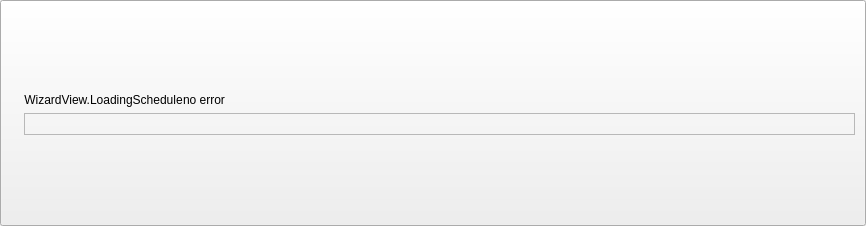
<?xml version="1.0" encoding="UTF-8"?>
<ui version="4.0">
 <class>PLSWizardInfoView</class>
 <widget class="QPushButton" name="PLSWizardInfoView">
  <property name="geometry">
   <rect>
    <x>0</x>
    <y>0</y>
    <width>866</width>
    <height>226</height>
   </rect>
  </property>
  <property name="windowTitle">
   <string>Frame</string>
  </property>
  <layout class="QHBoxLayout" name="horizontalLayout_2">
   <item>
    <widget class="QLabel" name="iconLabel">
     <property name="sizePolicy">
      <sizepolicy hsizetype="Maximum" vsizetype="Maximum">
       <horstretch>0</horstretch>
       <verstretch>0</verstretch>
      </sizepolicy>
     </property>
     <property name="text">
      <string/>
     </property>
    </widget>
   </item>
   <item alignment="Qt::AlignVCenter">
    <widget class="QFrame" name="contentFrame">
     <layout class="QVBoxLayout" name="verticalLayout">
      <property name="spacing">
       <number>3</number>
      </property>
      <property name="leftMargin">
       <number>0</number>
      </property>
      <property name="topMargin">
       <number>0</number>
      </property>
      <property name="rightMargin">
       <number>0</number>
      </property>
      <property name="bottomMargin">
       <number>0</number>
      </property>
      <item>
       <layout class="QHBoxLayout" name="horizontalLayout_3">
        <property name="spacing">
         <number>0</number>
        </property>
        <property name="topMargin">
         <number>0</number>
        </property>
        <property name="bottomMargin">
         <number>0</number>
        </property>
        <item>
         <widget class="QLabel" name="loading">
          <property name="sizePolicy">
           <sizepolicy hsizetype="Fixed" vsizetype="Fixed">
            <horstretch>0</horstretch>
            <verstretch>0</verstretch>
           </sizepolicy>
          </property>
          <property name="text">
           <string>WizardView.LoadingSchedule</string>
          </property>
          <property name="alignment">
           <set>Qt::AlignCenter</set>
          </property>
         </widget>
        </item>
        <item alignment="Qt::AlignLeft">
         <widget class="QLabel" name="infoLabel">
          <property name="sizePolicy">
           <sizepolicy hsizetype="Expanding" vsizetype="Preferred">
            <horstretch>0</horstretch>
            <verstretch>0</verstretch>
           </sizepolicy>
          </property>
          <property name="text">
           <string>no error</string>
          </property>
          <property name="scaledContents">
           <bool>false</bool>
          </property>
          <property name="wordWrap">
           <bool>true</bool>
          </property>
         </widget>
        </item>
        <item>
         <spacer name="horizontalSpacer_2">
          <property name="orientation">
           <enum>Qt::Horizontal</enum>
          </property>
          <property name="sizeHint" stdset="0">
           <size>
            <width>40</width>
            <height>20</height>
           </size>
          </property>
         </spacer>
        </item>
       </layout>
      </item>
      <item>
       <widget class="QFrame" name="infoFrame">
        <property name="sizePolicy">
         <sizepolicy hsizetype="Expanding" vsizetype="Preferred">
          <horstretch>0</horstretch>
          <verstretch>0</verstretch>
         </sizepolicy>
        </property>
        <property name="frameShape">
         <enum>QFrame::StyledPanel</enum>
        </property>
        <property name="frameShadow">
         <enum>QFrame::Raised</enum>
        </property>
        <layout class="QHBoxLayout" name="horizontalLayout">
         <property name="spacing">
          <number>8</number>
         </property>
         <property name="leftMargin">
          <number>0</number>
         </property>
         <property name="topMargin">
          <number>0</number>
         </property>
         <property name="rightMargin">
          <number>0</number>
         </property>
         <property name="bottomMargin">
          <number>0</number>
         </property>
         <item>
          <widget class="QLabel" name="timeLabel">
           <property name="text">
            <string/>
           </property>
          </widget>
         </item>
         <item>
          <widget class="QLabel" name="pointLabel">
           <property name="text">
            <string/>
           </property>
          </widget>
         </item>
         <item>
          <widget class="QLabel" name="tipLabel">
           <property name="text">
            <string/>
           </property>
          </widget>
         </item>
         <item>
          <spacer name="horizontalSpacer">
           <property name="orientation">
            <enum>Qt::Horizontal</enum>
           </property>
           <property name="sizeHint" stdset="0">
            <size>
             <width>40</width>
             <height>20</height>
            </size>
           </property>
          </spacer>
         </item>
        </layout>
       </widget>
      </item>
     </layout>
    </widget>
   </item>
  </layout>
 </widget>
 <resources/>
 <connections/>
</ui>
